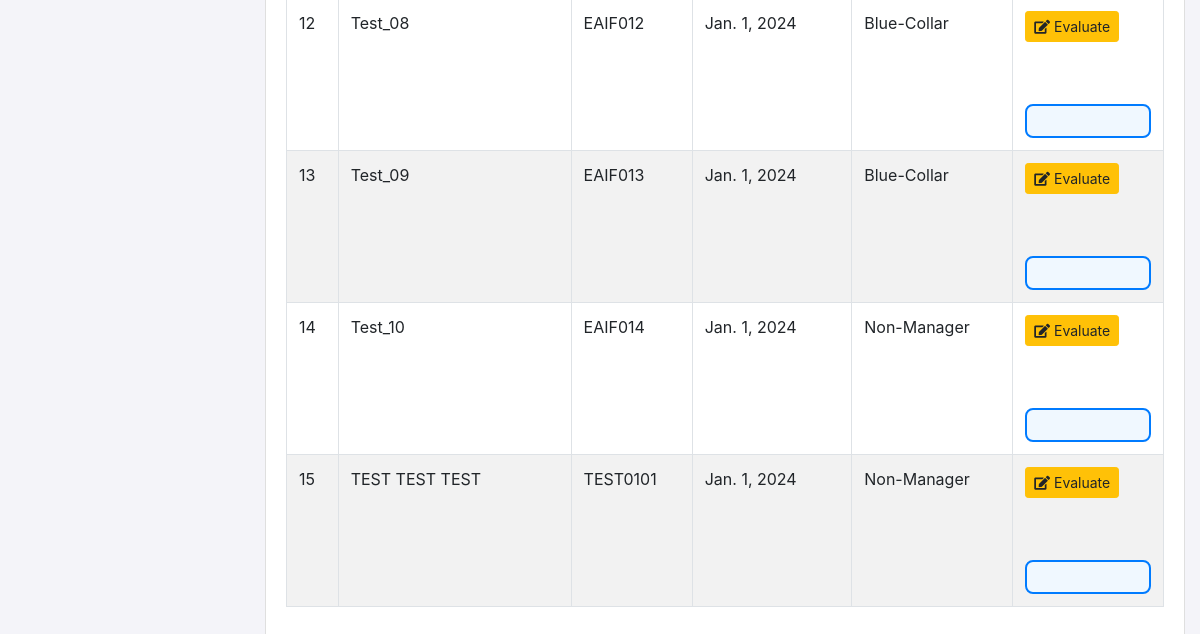
Before: /employees/ (signed in, lower part) with the older database file.
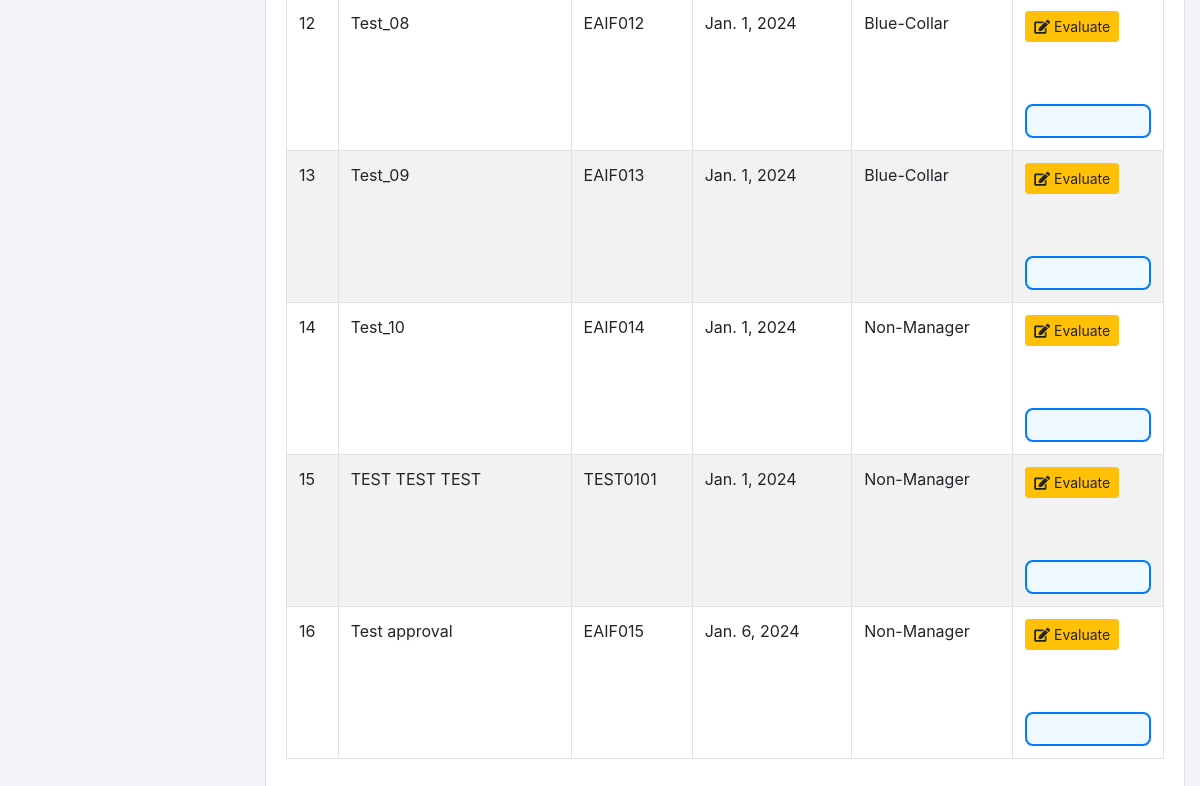
After: the same page with the newer database file.
### pms/models.py (models this page shows, shortened)
class Employee(models.Model):
    full_name = models.CharField(max_length=500)
    hr_code = models.CharField(max_length=50)
    joining_date = models.DateField()
    level = models.ForeignKey(Level, on_delete=models.CASCADE)

class Level(models.Model):
    name  = models.CharField(max_length=50)

### pms/views.py (the view)
# urls.py: path('employees/', employee_list, name='list_employees'),
@login_required
def employee_list(request):
    if not request.user.is_staff:
        evaluation = Evaluation.objects.filter(status='running').first()
        if not evaluation:
            return render(request, 'pms/list_employees.html', {
                'message': 'No active evaluation found.'
            })
        employees = Employee.objects.filter(level=evaluation.level)
    else:
        employees = Employee.objects.all()
        evaluation = Evaluation.objects.filter(status='running').first()
    final_scores_dict = {}
    if evaluation:
        final_scores = FinalScore.objects.filter(evaluation=evaluation)
        for score in final_scores:
            final_scores_dict[score.employee] = {
                'final_score': score.final_score,
                'score': score.score
            }
    search_query = request.GET.get('search', '')
    if search_query:
        employees = employees.filter(hr_code__icontains=search_query)
    return render(request, 'pms/list_employees.html', {
        'employees': employees,
        'evaluation': evaluation,
        'final_scores_dict': final_scores_dict,
        'search_query': search_query
    })

### templates/pms/list_employees.html (shortened to what this page needs)
{% extends 'pms/base.html' %}
{% load custom_filters %}
{% block body %}
<div class="container mt-4">
    <div class="card">
        <div class="card-body">
            <table class="table table-striped table-bordered">
                <tbody>
                    {% for employee in employees %}
                        <tr>
                            <td>{{ forloop.counter }}</td>
                            <td>{{ employee.full_name }}</td>
                            <td>{{ employee.hr_code }}</td>
                            <td>{{ employee.joining_date }}</td>
                            <td>{{ employee.level.name }}</td>
                            <td>
                                {% if evaluation.status == 'running' %}
                                    <a href="{% url 'evo-copy' employee.id %}" class="btn btn-warning btn-sm">
                                        <i class="fas fa-edit"></i> Evaluate
                                    </a>
                                {% endif %}
                                <div class="mt-1 "
                                     hx-get="{% url 'get-employee-score' employee.id %}"
                                     hx-trigger="load"
                                     hx-swap="innerHTML"
                                     hx-indicator="#score-loading-{{ employee.id }}">
                                    <div id="score-display-{{ employee.id }}" class="score-display">
                                    </div>
                                </div>
                            </td>
                        </tr>
                    {% empty %}
                        <tr>
                            <td colspan="6" class="text-center">No employees found.</td>
                        </tr>
                    {% endfor %}
                </tbody>
            </table>
        </div>
    </div>
</div>
{% endblock %}

Changed rows visible on the page:
added Employee: full_name "Test approval", hr_code "EAIF015", joining_date "Jan. 6, 2024", level.name "Non-Manager"
